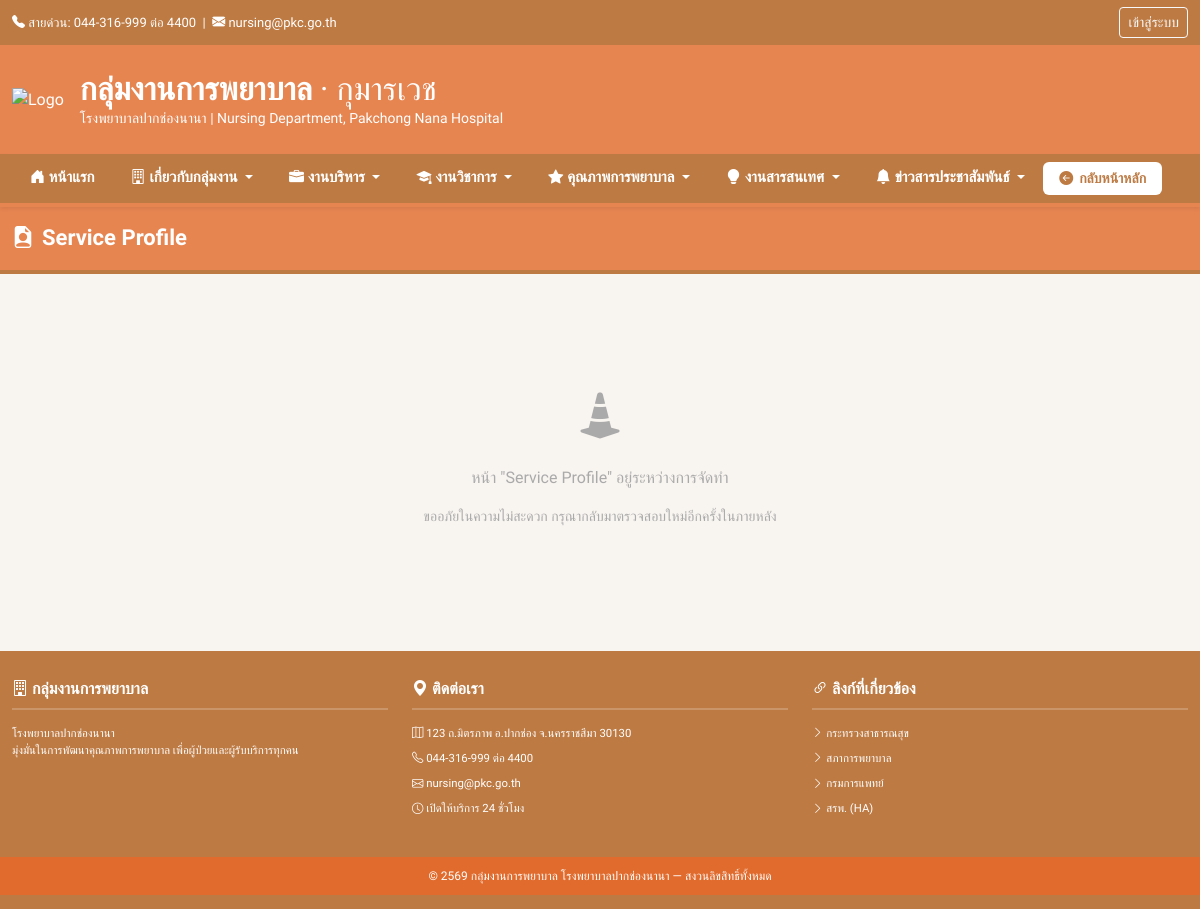
/service_profile.php, run on an earlier commit of the app's database.
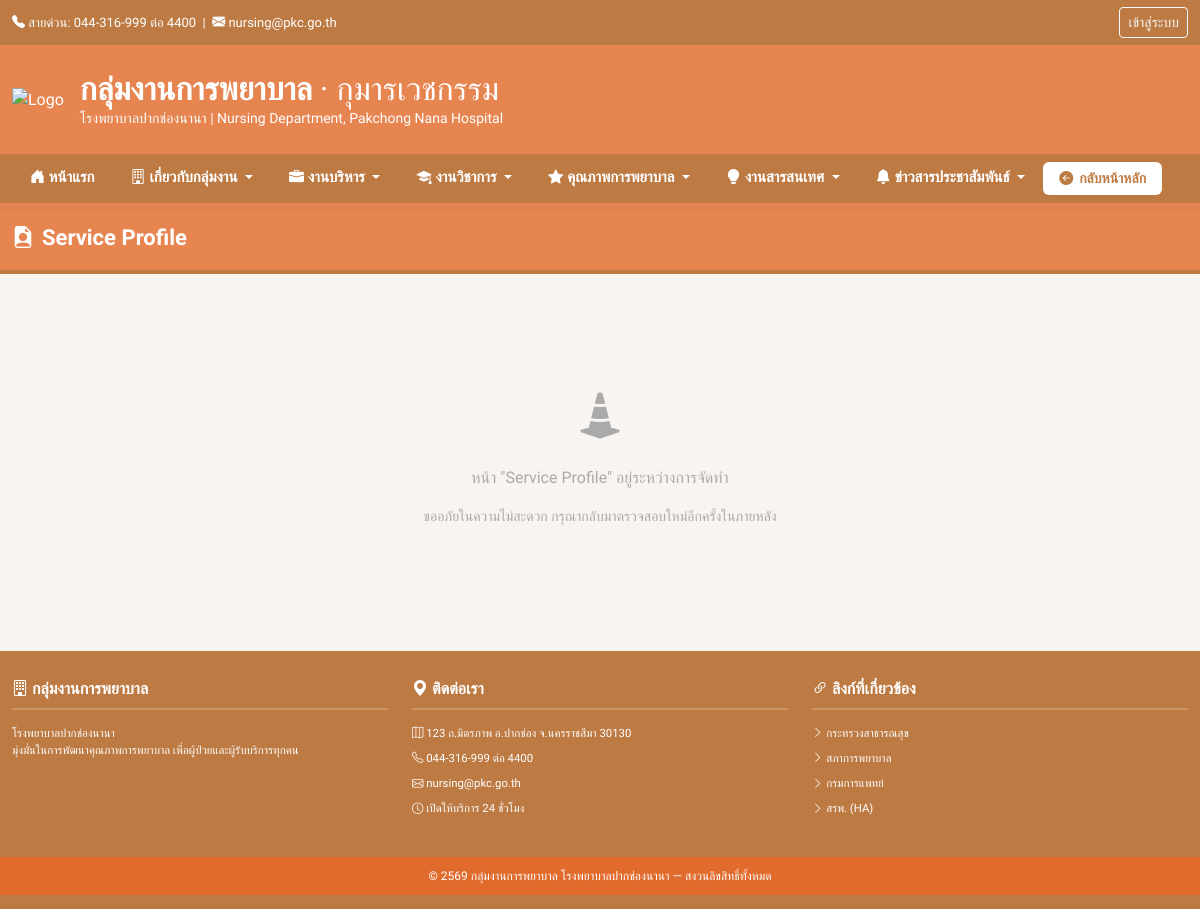
And on a later commit of the database.
### tables this page shows
CREATE TABLE IF NOT EXISTS `departments` (
  `id` int NOT NULL AUTO_INCREMENT,
  `name` varchar(255) NOT NULL,
  `link_url` varchar(255) DEFAULT NULL,
  PRIMARY KEY (`id`)
);

### service_profile.php (the view, shortened to what the changed rows need)
<?php
require_once 'connect.php';
$DEPT_ID   = 1;
$stmt = $conn->prepare("SELECT * FROM departments WHERE id = :id");
$stmt->execute([':id' => $DEPT_ID]);
$dept = $stmt->fetch(PDO::FETCH_ASSOC);
?>
<!DOCTYPE html>
<html lang="th">
<head>
    <link href="https://cdn.jsdelivr.net/npm/bootstrap@5.3.3/dist/css/bootstrap.min.css" rel="stylesheet">
    <link rel="stylesheet" href="https://cdn.jsdelivr.net/npm/bootstrap-icons@1.11.0/font/bootstrap-icons.css">
    <link rel="stylesheet" href="style.css">
    <link rel="stylesheet" href="news_detail.css">
    <link rel="stylesheet" href="all_news.css">
    <link rel="stylesheet" href="department.css">
</head>
<body>
<div class="header-banner">
    <div class="container d-flex align-items-center">
        <div>
            <h2 class="mb-0 fw-bold">กลุ่มงานการพยาบาล <span class="fw-normal opacity-90">· <?= htmlspecialchars($dept['name']) ?></span></h2>
        </div>
    </div>
</div>
<div class="page-header">
    <div class="container d-flex justify-content-between align-items-center flex-wrap gap-2">
        <h1><i class="bi bi-file-earmark-person-fill me-2"></i>Service Profile</h1>
    </div>
</div>
</body>
</html>

What changed in the data, as far as the page shows it:
changed departments: name "กุมารเวช" → "กุมารเวชกรรม"
